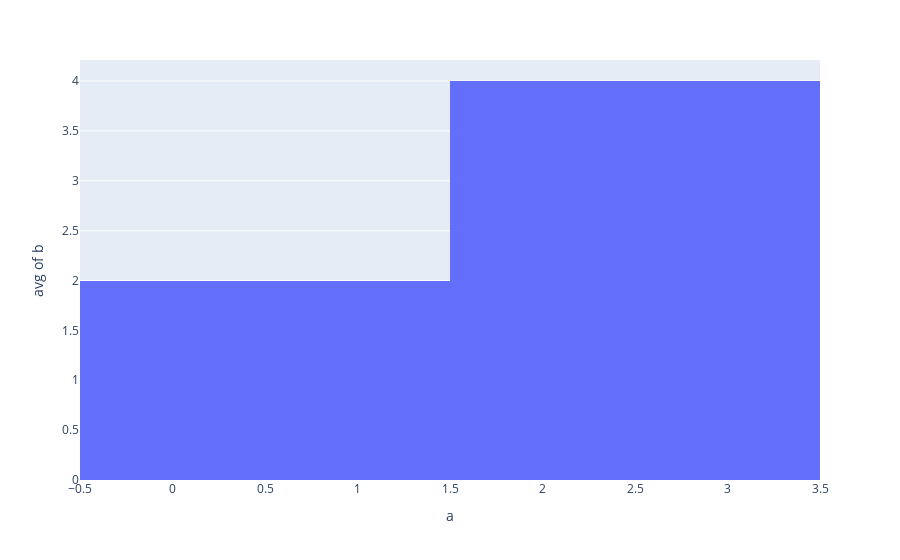

Source (notebook cell):
### Code cell
px.histogram(pd.DataFrame([{"a": 1, "b": 2}, {"a": 3, "b": 4}]), x="a", y="b", histfunc="avg")

### Figure 1 — Plotly figure (JSON) as saved in the notebook; plotly's stock layout.template omitted (floating-point values rounded to 4 significant figures)
{"data": [{"bingroup": "x", "histfunc": "avg", "hovertemplate": "a=%{x}<br>avg of b=%{y}<extra></extra>", "legendgroup": "", "marker": {"color": "#636efa", "pattern": {"shape": ""}}, "name": "", "orientation": "v", "showlegend": false, "type": "histogram", "x": [1, 3], "xaxis": "x", "y": [2, 4], "yaxis": "y"}], "layout": {"barmode": "relative", "legend": {"tracegroupgap": 0}, "margin": {"t": 60}, "xaxis": {"anchor": "y", "domain": [0, 1], "title": {"text": "a"}}, "yaxis": {"anchor": "x", "domain": [0, 1], "title": {"text": "avg of b"}}}}
